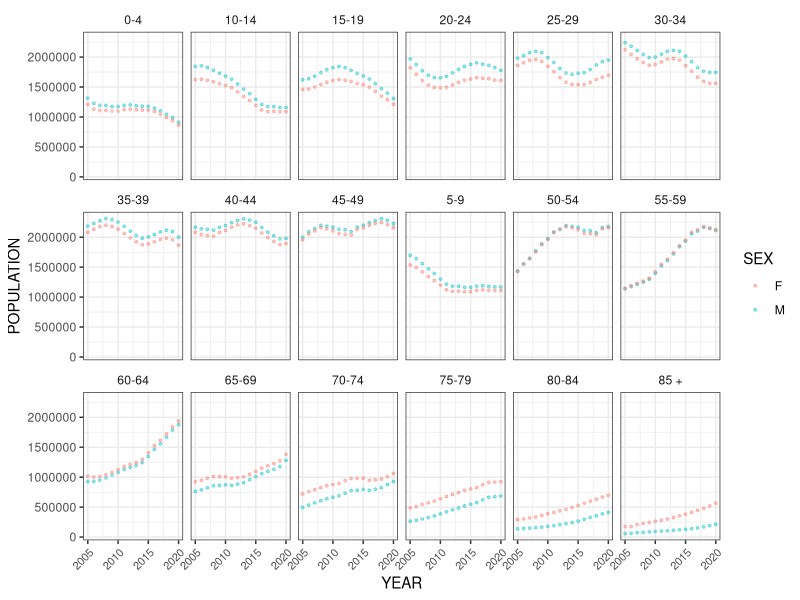
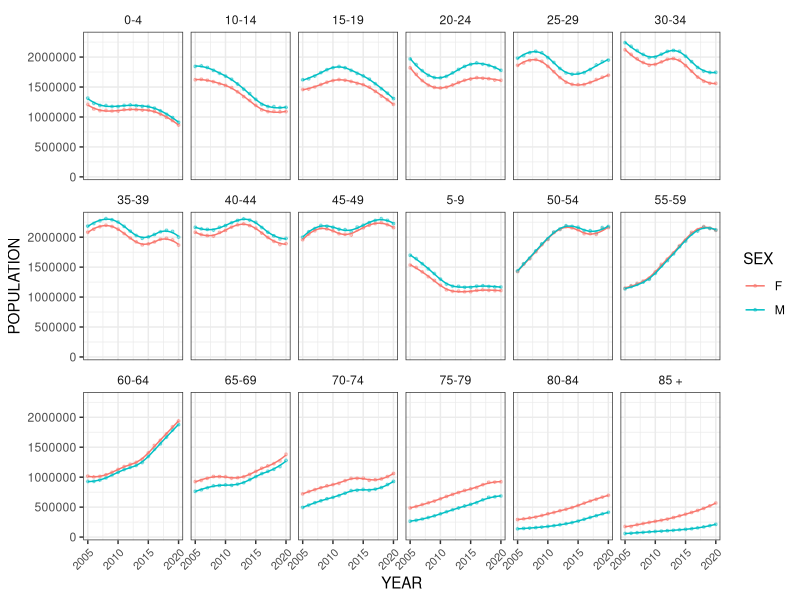

These figures' R source, in order:
## ---- chunk 1
# Lead libraries
library(readr)
library(data.table)
library(ggplot2)
## ---- chunk 2
dt <- as.data.table(read_csv("../data/KA-mortality.csv"))
## ---- chunk 3
ggplot(dt, aes(x = YEAR, y = POPULATION)) + 
  geom_point(aes(color = SEX), size = 0.7, alpha = 0.4) + 
  facet_wrap(~AGEGRP, nrow=3) + 
  theme_bw() + 
  theme(
    strip.background = element_blank(),
    axis.text.x = element_text(size = 8, angle = 45, hjust = 1)
  )
## ---- chunk 4
grid <- expand.grid(SEX = c("F", "M"), AGEGRP = unique(dt$AGEGRP))

loess_fits <- lapply(1:nrow(grid), function(i){
  d <- dt[SEX == grid$SEX[i] & AGEGRP == grid$AGEGRP[i],]
  loess(POPULATION ~ YEAR, data = d, span = 0.5)
})


loess_yhat <- lapply(loess_fits, function(x){
  predict(x, newdata = data.frame(YEAR = seq(2005, 2020, 1/4)))
})

grid <- expand.grid(YEAR = seq(2005, 2020, 1/4), 
                    SEX = c("F", "M"), 
                    AGEGRP = unique(dt$AGEGRP))

grid$POP_SMOOTH <- unlist(loess_yhat)
grid <- as.data.table(grid)

dt <- merge(grid, dt, by=c("YEAR", "SEX", "AGEGRP"), all.x = TRUE)
## ---- chunk 5
ggplot(dt, aes(x = YEAR, y = POPULATION)) + 
  geom_point(aes(color = SEX), size = 0.7, alpha = 0.4) + 
  geom_line(aes(y = POP_SMOOTH, color = SEX)) + 
  facet_wrap(~AGEGRP, nrow=3) + 
  theme_bw() + 
  theme(
    strip.background = element_blank(),
    axis.text.x = element_text(size = 8, angle = 45, hjust = 1)
  )
## ---- chunk 6
saveRDS(dt, "../data/KA-mortality.rds")
